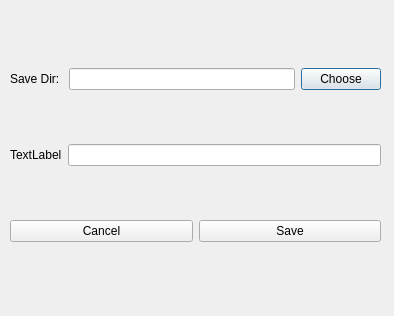
<?xml version="1.0" encoding="UTF-8"?>
<ui version="4.0">
 <class>SettingsDialog</class>
 <widget class="QDialog" name="SettingsDialog">
  <property name="geometry">
   <rect>
    <x>0</x>
    <y>0</y>
    <width>394</width>
    <height>316</height>
   </rect>
  </property>
  <property name="windowTitle">
   <string>Settings</string>
  </property>
  <widget class="QWidget" name="layoutWidget">
   <property name="geometry">
    <rect>
     <x>10</x>
     <y>20</y>
     <width>371</width>
     <height>271</height>
    </rect>
   </property>
   <layout class="QVBoxLayout" name="verticalLayout">
    <item>
     <layout class="QHBoxLayout" name="horizontalLayout">
      <item>
       <widget class="QLabel" name="label">
        <property name="text">
         <string>Save Dir: </string>
        </property>
       </widget>
      </item>
      <item>
       <widget class="QLineEdit" name="saveDirLineEdit"/>
      </item>
      <item>
       <widget class="QPushButton" name="choosePushButton">
        <property name="text">
         <string>Choose</string>
        </property>
       </widget>
      </item>
     </layout>
    </item>
    <item>
     <layout class="QHBoxLayout" name="horizontalLayout_3">
      <item>
       <widget class="QLabel" name="label_2">
        <property name="text">
         <string>TextLabel</string>
        </property>
       </widget>
      </item>
      <item>
       <widget class="QLineEdit" name="lineEdit"/>
      </item>
     </layout>
    </item>
    <item>
     <layout class="QHBoxLayout" name="horizontalLayout_2">
      <item>
       <widget class="QPushButton" name="cancelPushButton">
        <property name="text">
         <string>Cancel</string>
        </property>
       </widget>
      </item>
      <item>
       <widget class="QPushButton" name="savePushButton_3">
        <property name="text">
         <string>Save</string>
        </property>
       </widget>
      </item>
     </layout>
    </item>
   </layout>
  </widget>
 </widget>
 <resources/>
 <connections/>
</ui>
